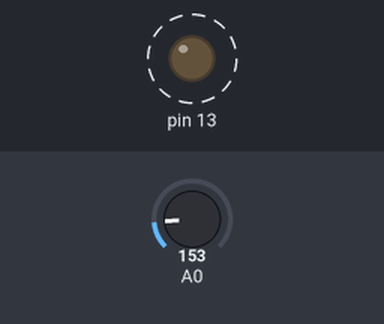
This sketch was run on a simulated Arduino Uno, built with avr-gcc and run on an emulated ATmega328P. Parts: output pins drawn as LEDs (lit = HIGH). Dashed ring = blinking. The test bench sets the inputs (shaded band); at power-on: A0 = 153.

Above: at 0.2 s.
Timing chart, 0 to 3.0 s (numbered marks = the images above):
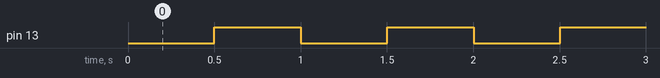

The sketch:

Mini_temp.ino
```cpp
//

int sensorValue = 0;
float valueVolt = 0.0;
float tempC = 0.0;

void setup() {
  pinMode(LED_BUILTIN, OUTPUT);  // Initialize the LED_BUILTIN pin as an output
}

// the loop function runs over and over again forever
void loop() {

  sensorValue = analogRead(A0);
  valueVolt = (3.3*sensorValue)/1024;
  tempC = 100.0*valueVolt;           // LM35
  //tempC = 100.0*valueVolt - 50.0;  // TMP36

  digitalWrite(LED_BUILTIN, LOW);  // Turn the LED on (Note that LOW is the voltage level
  // but actually the LED is on; this is because
  // it is active low on the ESP-01)
  delay(500);                      // Wait for a second
  digitalWrite(LED_BUILTIN, HIGH);  // Turn the LED off by making the voltage HIGH
  delay(500);                      // Wait for two seconds (to demonstrate the active low LED)

  Serial.print(sensorValue);
  Serial.print("  ");
  Serial.print(valueVolt);
  Serial.print("  ");
  Serial.println(tempC);

}
```

Measured:
- by itself, pin 13: alternates HIGH for 0.50 s and LOW for 0.50 s
